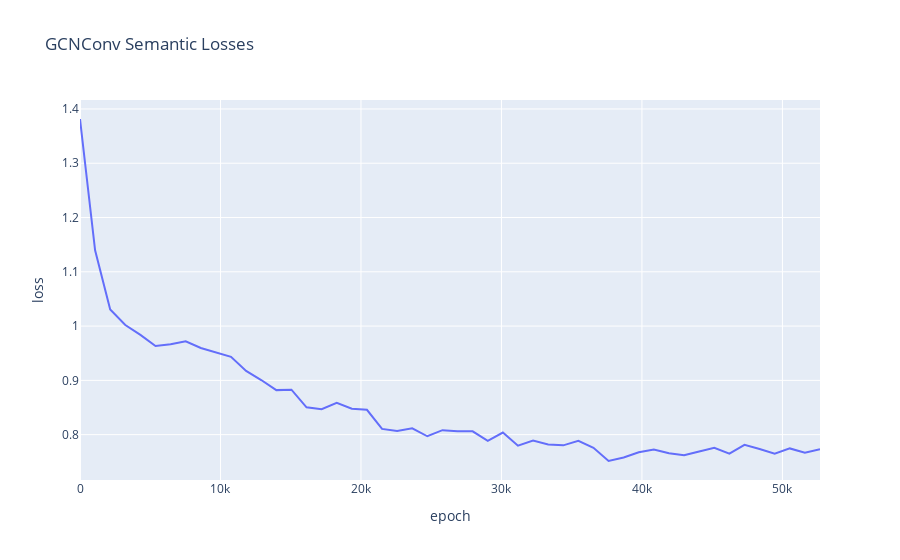

Notebook code for this chart:
### Code cell
import plotly.express as px
import pandas as pd

filtered_losses = losses[::1075]

# Creating a DataFrame with index as x-axis and values as y-axis
df = pd.DataFrame({
    'epoch': range(0, len(losses), 1075),
    'loss': filtered_losses
})

# Plotting the DataFrame
fig = px.line(df, x='epoch', y='loss', title='GCNConv Semantic Losses')
fig.show()

### Figure 1 — Plotly figure (JSON) as saved in the notebook; plotly's stock layout.template omitted (floating-point values rounded to 4 significant figures)
{"data": [{"hovertemplate": "epoch=%{x}<br>loss=%{y}<extra></extra>", "legendgroup": "", "line": {"color": "#636efa", "dash": "solid"}, "marker": {"symbol": "circle"}, "mode": "lines", "name": "", "orientation": "v", "showlegend": false, "type": "scatter", "x": [0, 1075, 2150, 3225, 4300, 5375, 6450, 7525, 8600, 9675, 10750, 11825, 12900, 13975, 15050, 16125, 17200, 18275, 19350, 20425, 21500, 22575, 23650, 24725, 25800, 26875, 27950, 29025, 30100, 31175, 32250, 33325, 34400, 35475, 36550, 37625, 38700, 39775, 40850, 41925, 43000, 44075, 45150, 46225, 47300, 48375, 49450, 50525, 51600, 52675], "xaxis": "x", "y": [1.381, 1.14, 1.031, 1.002, 0.9838, 0.9633, 0.9664, 0.9721, 0.9596, 0.952, 0.9433, 0.9174, 0.9006, 0.882, 0.8829, 0.8503, 0.8468, 0.8587, 0.8477, 0.8458, 0.8106, 0.8066, 0.8117, 0.797, 0.8082, 0.8062, 0.8062, 0.7887, 0.8039, 0.7797, 0.789, 0.7821, 0.7803, 0.7885, 0.7757, 0.7515, 0.758, 0.7676, 0.7725, 0.7658, 0.7621, 0.7689, 0.7759, 0.7651, 0.7812, 0.7737, 0.7648, 0.7746, 0.7669, 0.7731], "yaxis": "y"}], "layout": {"legend": {"tracegroupgap": 0}, "title": {"text": "GCNConv Semantic Losses"}, "xaxis": {"anchor": "y", "domain": [0, 1], "title": {"text": "epoch"}}, "yaxis": {"anchor": "x", "domain": [0, 1], "title": {"text": "loss"}}}}
